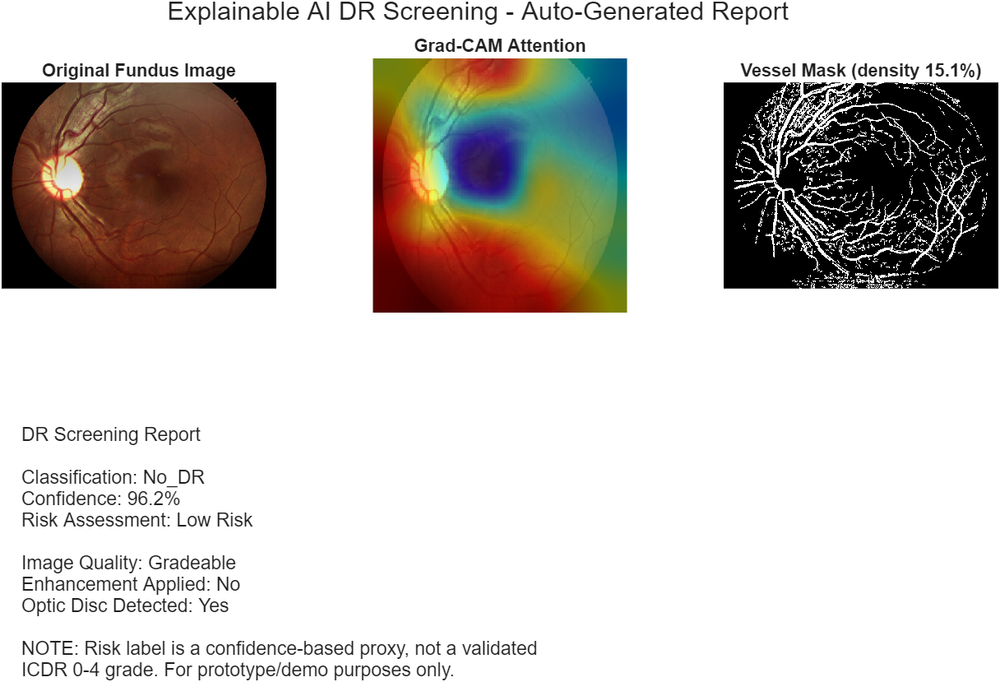
%> input picture reports/test_report.png, 1000 x 682 px, shrunk from 1216 x 829 before the run
$ octave --eval "result = localizeStructures(imread('../reports/test_report.png'));"   (GNU Octave 9; MATLAB toolbox functions it lacks are replaced by stand-ins)
%> lines starting %> are read from the running program, lines starting %| are printed output that depends on the picture; in (x1, y1, x2, y2) boxes, pixels count from 0 and x2, y2 are one past the last pixel; in counts of white or black regions, pixels touching at a corner belong together; the program's own positions count from 1
function structOut = localizeStructures(img)
% LOCALIZESTRUCTURES  Phase 3: classical (non-DL) structure localization.
%   Fast, explainable stand-ins for full segmentation — optic disc
%   center via brightest large blob, and a basic vessel mask via
%   matched filtering. Good enough for a one-day demo; state clearly
%   to judges these are classical CV proxies, not trained segmentation
%   networks.
%
%   structOut.opticDiscCenter  [x, y]
%   structOut.opticDiscRadius  scalar (approx, pixels)
%   structOut.vesselMask       logical mask, same size as image
%   structOut.vesselDensity    scalar, fraction of pixels flagged as vessel

    if size(img,3) == 3
        gray = rgb2gray(img);
        green = img(:,:,2); % green channel has best vessel contrast
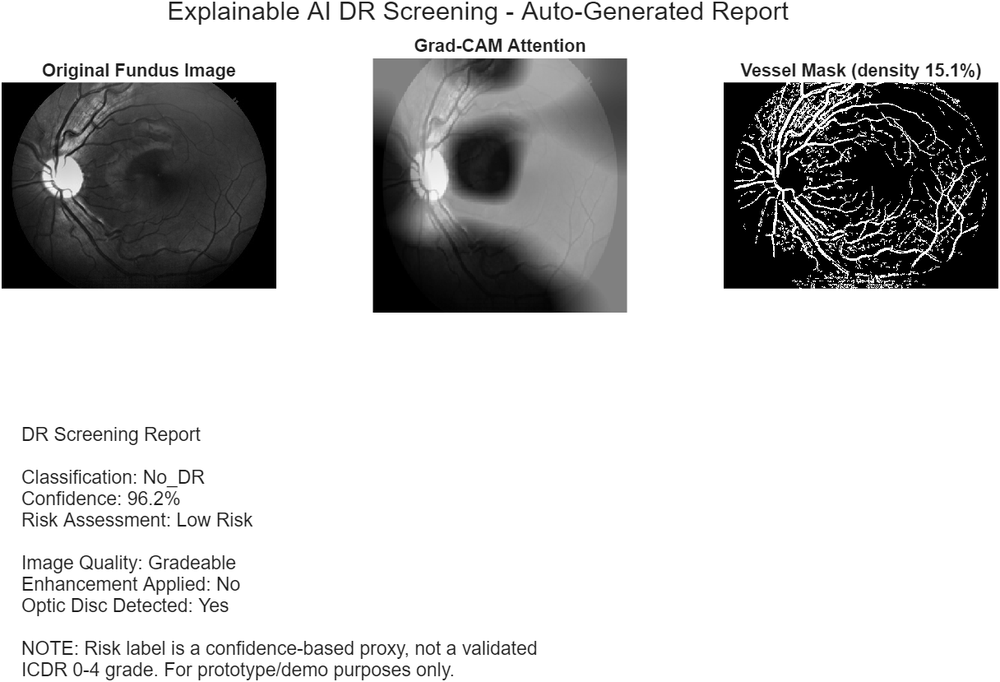
%> green: size 682x1000 uint8; min 0, max 255, mean 199.9
    else
        gray = img;
        green = img;
    end
    gray = im2double(gray);
%> gray: size 682x1000 double
    green = im2double(green);
%> green: size 682x1000 double

    % --- Optic disc: brightest, largest connected bright region ---
    brightThresh = prctile(gray(:), 97);
%> brightThresh = 1
    brightMask = gray >= brightThresh;
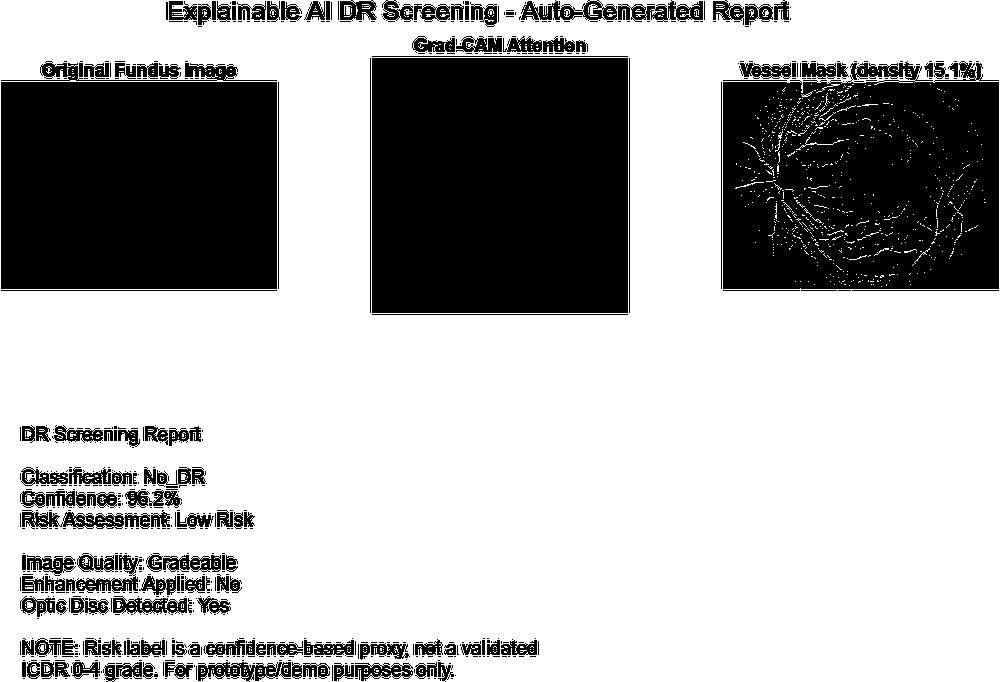
%> brightMask: size 682x1000 logical; 68.1% white; 737 black regions (591 under 20 px), largest, box (x1, y1, x2, y2) and area: (372, 58, 628, 313) 65280, (1, 82, 277, 289) 57132, (723, 61, 999, 289) 56151
    brightMask = imopen(brightMask, strel('disk', 5));
%> brightMask: size 682x1000 logical; 63.1% white; 8 black regions, largest, box (x1, y1, x2, y2) and area: (370, 36, 630, 315) 70423, (721, 61, 1000, 291) 63048, (0, 61, 279, 291) 62137
    brightMask = bwareafilt(brightMask, 1); % keep only the largest blob
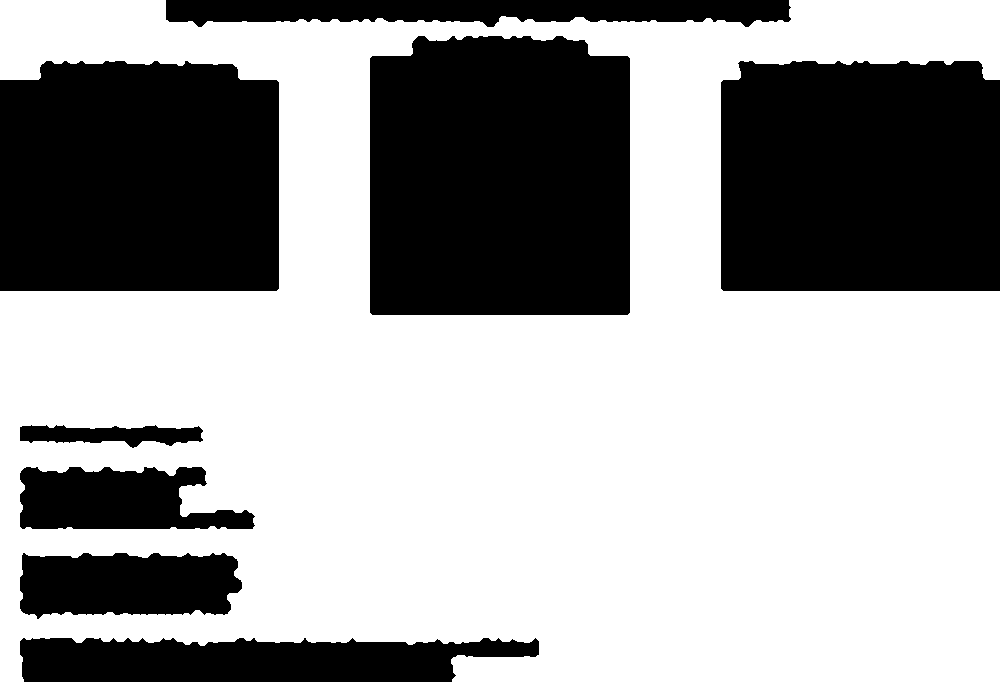
%> brightMask: size 682x1000 logical; 62.8% white; 8 black regions, largest, box (x1, y1, x2, y2) and area: (370, 36, 630, 315) 70423, (721, 61, 1000, 291) 63048, (0, 61, 279, 291) 62137

    structOut = struct();
    if any(brightMask(:))
        props = regionprops(brightMask, 'Centroid', 'EquivDiameter');
%> props = 1 region; Centroid and EquivDiameter: [534.4 399.9] 738.4
        structOut.opticDiscCenter = props(1).Centroid;
%> structOut.opticDiscCenter = [534.4 399.9]
        structOut.opticDiscRadius = props(1).EquivDiameter / 2;
%> structOut.opticDiscRadius = 369.2
    else
        structOut.opticDiscCenter = [NaN, NaN];
        structOut.opticDiscRadius = NaN;
    end

    % --- Vessel mask: CLAHE on green channel + matched filter approx ---
    greenEq = adapthisteq(green, 'ClipLimit', 0.008);
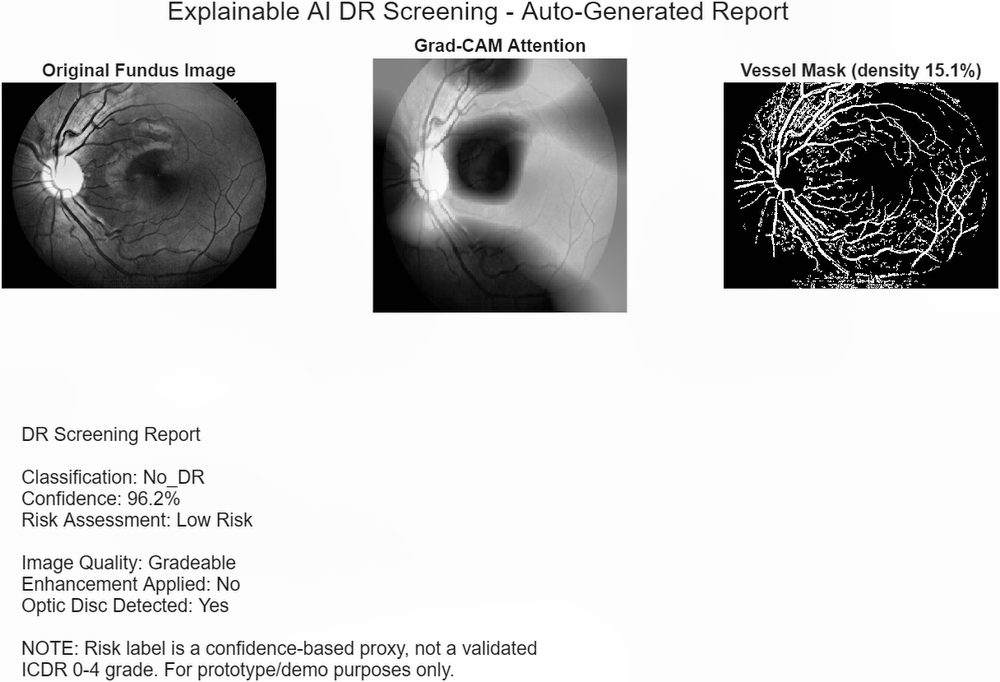
%> greenEq: size 682x1000 double; min 0, max 1, mean 0.789
    % Approximate vessel enhancement via multiscale top-hat (classical,
    % fast substitute for a full Frangi/matched-filter bank)
    se1 = strel('disk', 2);
    se2 = strel('disk', 6);
    topHat = imtophat(imcomplement(greenEq), se1) + imtophat(imcomplement(greenEq), se2);
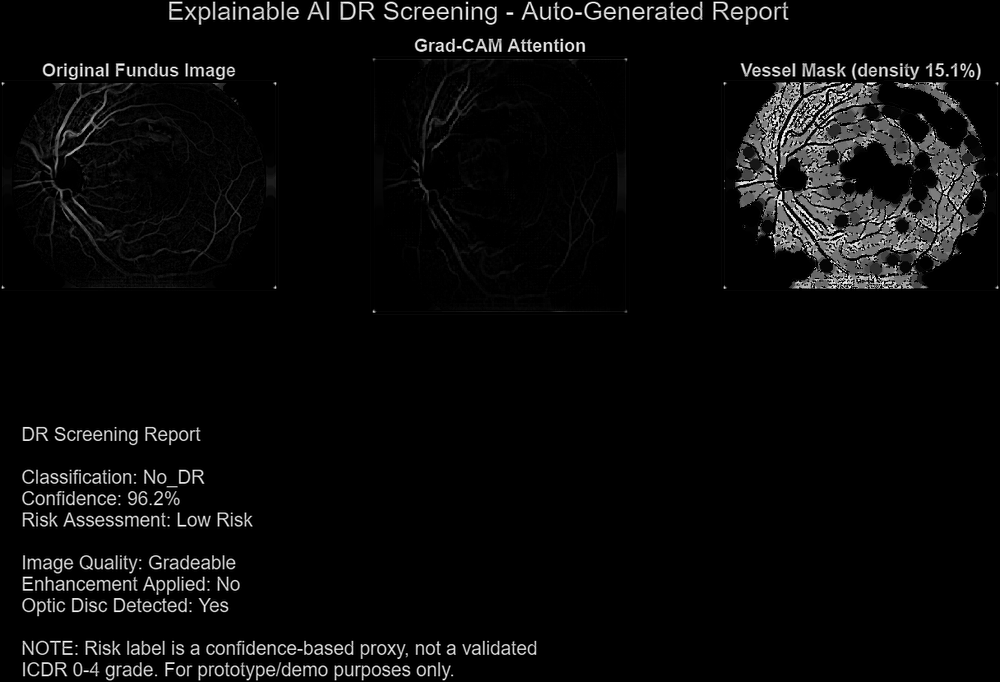
%> topHat: size 682x1000 double; min 0, max 2, mean 0.0821; drawn with min black and max white
    vesselMask = topHat > graythresh(topHat) * max(topHat(:)) * 0.55;
%> vesselMask: size 682x1000 logical; 6.4% white; 501 white regions (159 under 20 px), largest, box (x1, y1, x2, y2) and area: (738, 82, 984, 289) 17832, (743, 82, 802, 180) 1770, (894, 82, 979, 139) 720
    vesselMask = bwareaopen(vesselMask, 20); % remove small noise specks
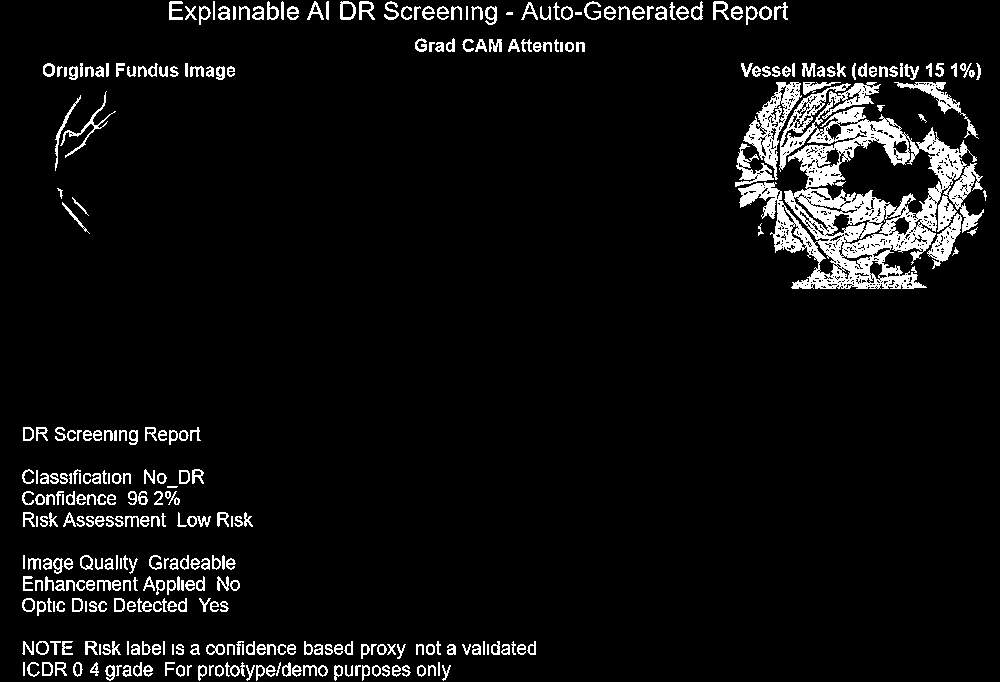
%> vesselMask: size 682x1000 logical; 6.3% white; 342 white regions, largest, box (x1, y1, x2, y2) and area: (738, 82, 984, 289) 17832, (743, 82, 802, 180) 1770, (894, 82, 979, 139) 720

    structOut.vesselMask = vesselMask;
    structOut.vesselDensity = sum(vesselMask(:)) / numel(vesselMask);
%> structOut.vesselDensity = 0.0626
%> `result = localizeStructures(imread('../reports/test_report.png'));`: result = {opticDiscCenter [534.4 399.9], opticDiscRadius 369.2, vesselDensity 0.0626}
end
